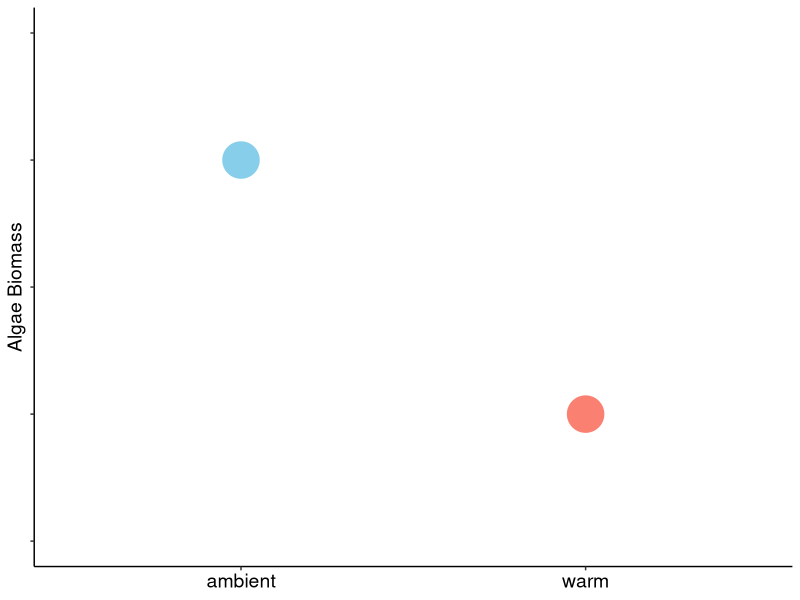
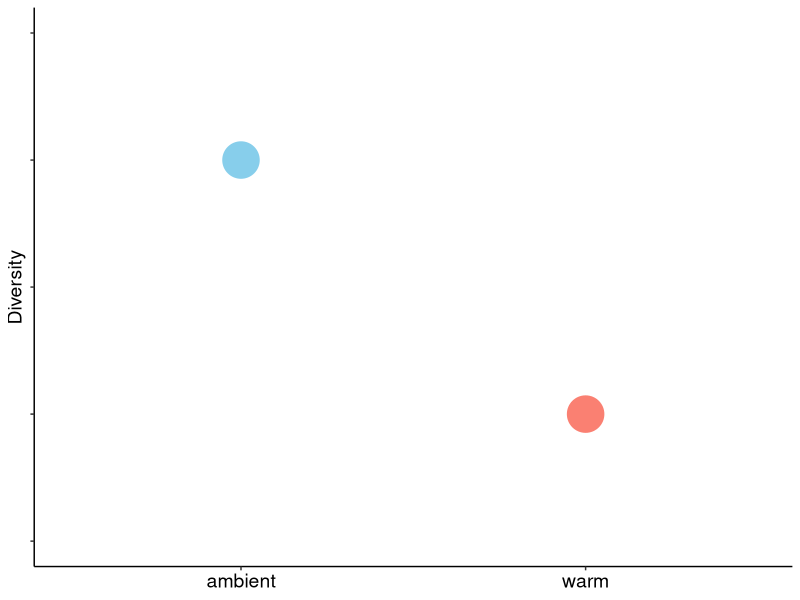
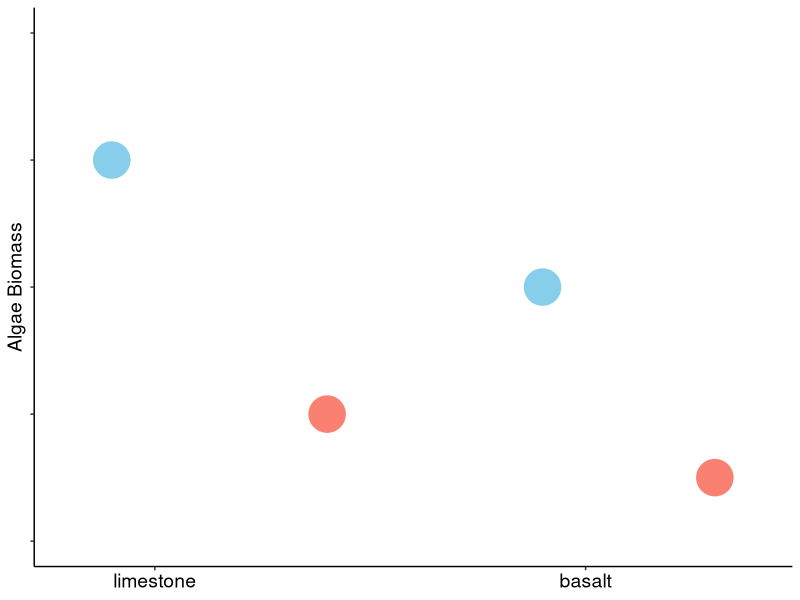
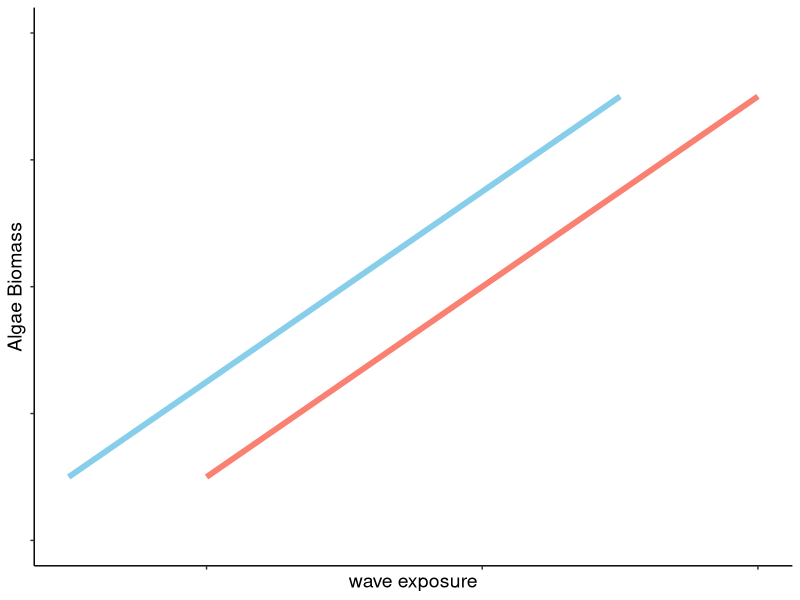
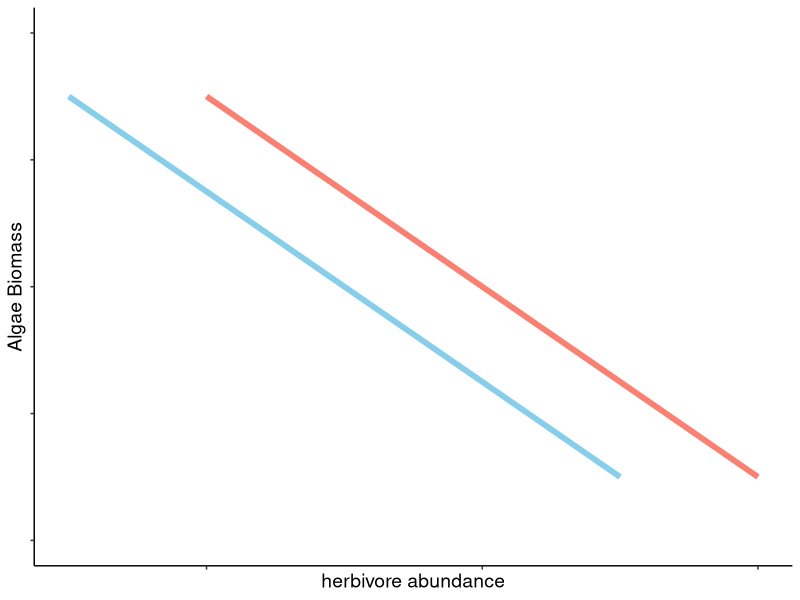
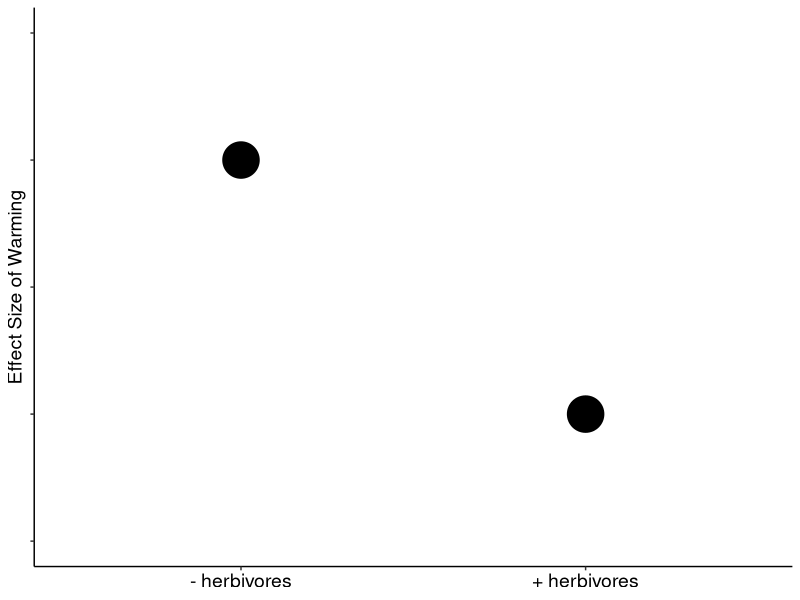
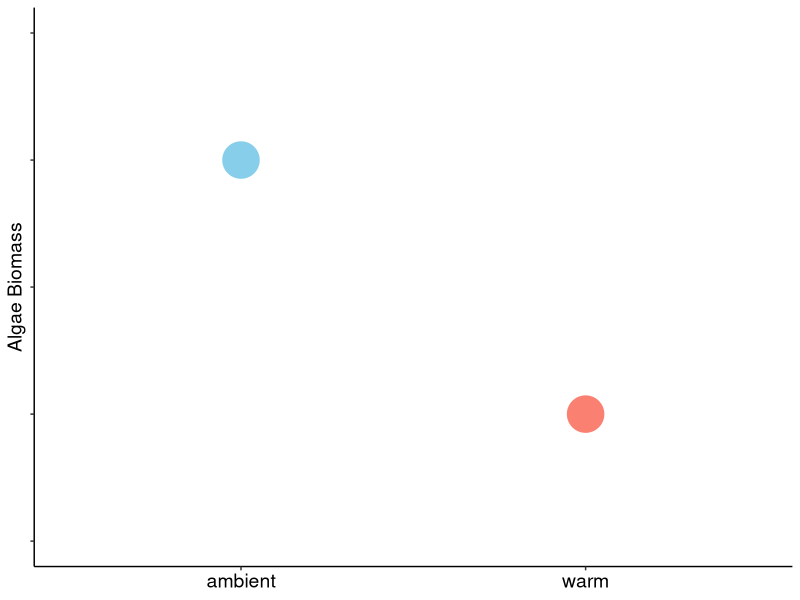
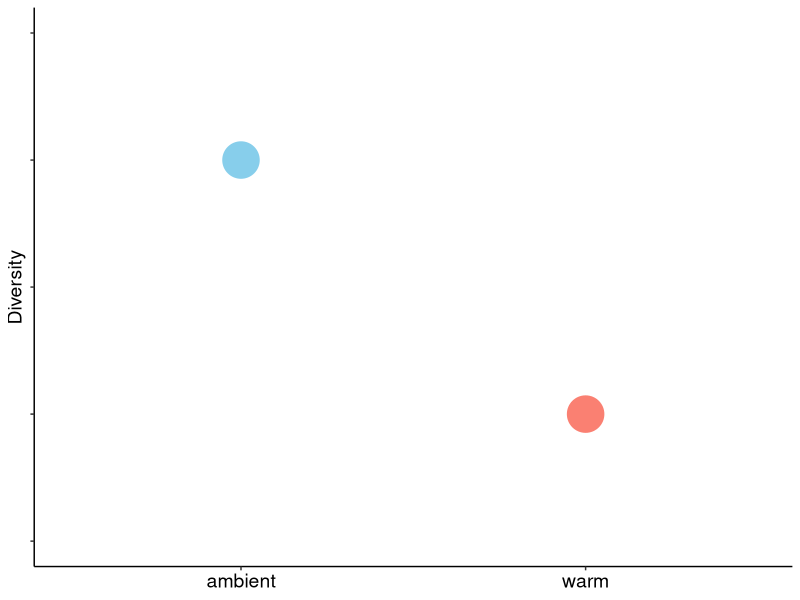

Write R code to recreate these figures, in order.
## ---- chunk 1
library(ggplot2)
library(here)
## ---- chunk 2
#|code-fold: true
df <- data.frame(
  x = c(1, 3),           
  y = c(3, 1),           
  treatment = c("ambient", "warm")
)

## ---- chunk 3
#|code-fold: true
base_plot<-ggplot(df, aes(x,y,color=treatment))+
  geom_point(size=12)+
  scale_color_manual(values = c("ambient" = "skyblue", "warm" = "salmon"))+
    scale_x_continuous(
      limits = c(0, 4), 
      breaks = c(1, 3), 
      labels = c("ambient", "warm")
  )+
  ylim(0,4)+
  theme_classic()+
  labs(x = NULL)+ 
  theme(
    legend.position = "none",
    axis.text.y = element_blank(),
    axis.title.y = element_text(size = 14),
    axis.text.x = element_text(size = 14, color = "black"))

## ---- chunk 4
#|code-fold: true
base_plot+
labs(y="Algae Biomass") 

ggsave(here( "H1_biomass.png"),
       width=4, height=4)

## ---- chunk 5
#|code-fold: true
base_plot+
  labs(y="Diversity") 
ggsave(here( "H1_diversity.png"),
       width=4, height=4)

## ---- chunk 6
#|code-fold: true
df2 <- data.frame(
  x = c(0.5, 3,5.5,7.5),           
  y = c(3, 1, 2,0.5),           
  treatment = c("ambient", "warm"))

ggplot(df2, aes(x,y, color=treatment))+
  geom_point(size=12)+
  scale_color_manual(values = c("ambient" = "skyblue", "warm" = "salmon"))+
    scale_x_continuous(
      limits = c(0, 8), 
      breaks = c(1, 6), 
      labels = c("limestone", "basalt")
  )+
  ylim(0,4)+
  theme_classic()+
  labs(x = NULL,
       y = "Algae Biomass")+ 
  theme(
    legend.position = "none",
    axis.text.y = element_blank(),
    axis.title.y = element_text(size = 14),
    axis.text.x = element_text(size = 14, color = "black"))
ggsave(here( "H1_substrate.png"),
       width=4, height=4)

## ---- chunk 7
#|code-fold: true
df2 <- data.frame(
  x = c(0.5,1,2.5,3),           
  y = c(.5,.5,3.5,3.5),           
  treatment = c("ambient", "warm"))

ggplot(df2, aes(x,y, color=treatment))+
  geom_line(linewidth = 2)+
  scale_color_manual(values = c("ambient" = "skyblue", "warm" = "salmon"))+
  ylim(0,4)+
  theme_classic()+
  labs(x = "wave exposure",
       y = "Algae Biomass")+ 
  theme(
    legend.position = "none",
    axis.text.y = element_blank(),
    axis.text.x = element_blank(),
    axis.title.y = element_text(size = 14),
    axis.title.x=element_text(size=14))
ggsave(here( "H1_waves.png"),
       width=4, height=4)

## ---- chunk 8
#|code-fold: true
df2 <- data.frame(
  x = c(0.5,1,2.5,3),           
  y = c(3.5,3.5,.5,.5),           
  treatment = c("ambient", "warm"))

ggplot(df2, aes(x,y, color=treatment))+
  geom_line(linewidth = 2)+
  scale_color_manual(values = c("ambient" = "skyblue", "warm" = "salmon"))+
  ylim(0,4)+
  theme_classic()+
  labs(x = "herbivore abundance",
       y = "Algae Biomass")+ 
  theme(
    legend.position = "none",
    axis.text.y = element_blank(),
    axis.text.x = element_blank(),
    axis.title.y = element_text(size = 14),
    axis.title.x=element_text(size=14))
ggsave(here( "H1_herbs.png"),
       width=4, height=4)

## ---- chunk 9
#|code-fold: true
herb_plot<-ggplot(df, aes(x,y))+
  geom_point(size=12)+
    scale_x_continuous(
      limits = c(0, 4), 
      breaks = c(1, 3), 
      labels = c("- herbivores", "+ herbivores")
  )+
  ylim(0,4)+
  theme_classic()+
  labs(x = NULL,
       y = "Effect Size of Warming")+ 
  theme(
    legend.position = "none",
    axis.text.y = element_blank(),
    axis.title.y = element_text(size = 14),
    axis.text.x = element_text(size = 14, color = "black"))
herb_plot
ggsave(here( "H2_effectsize.png"),
       width=4, height=4)
